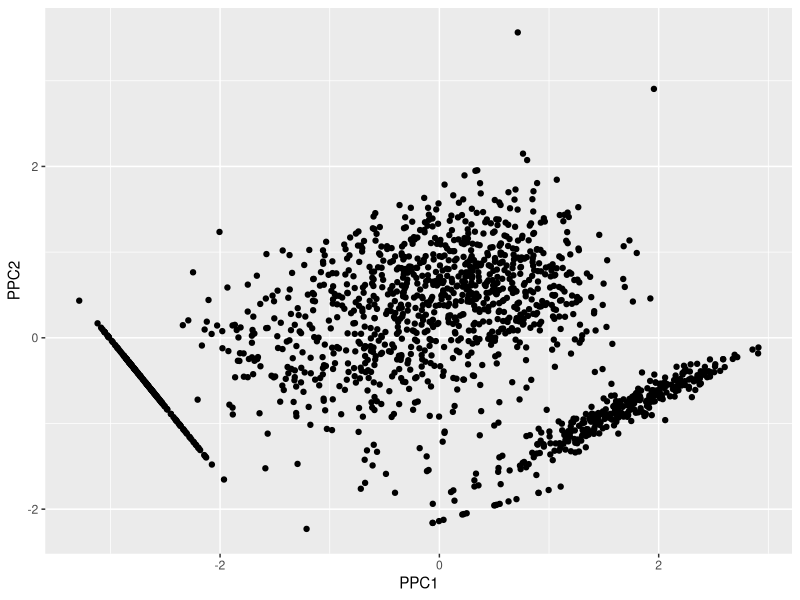
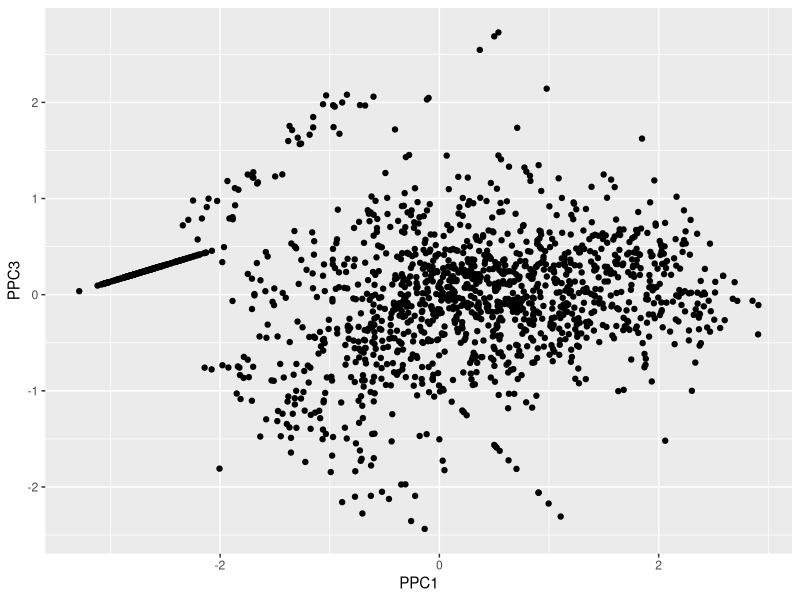
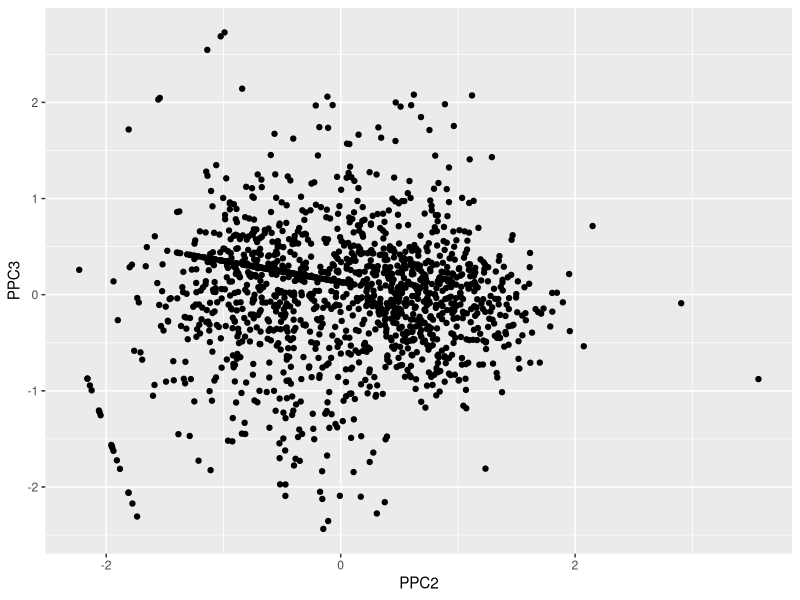
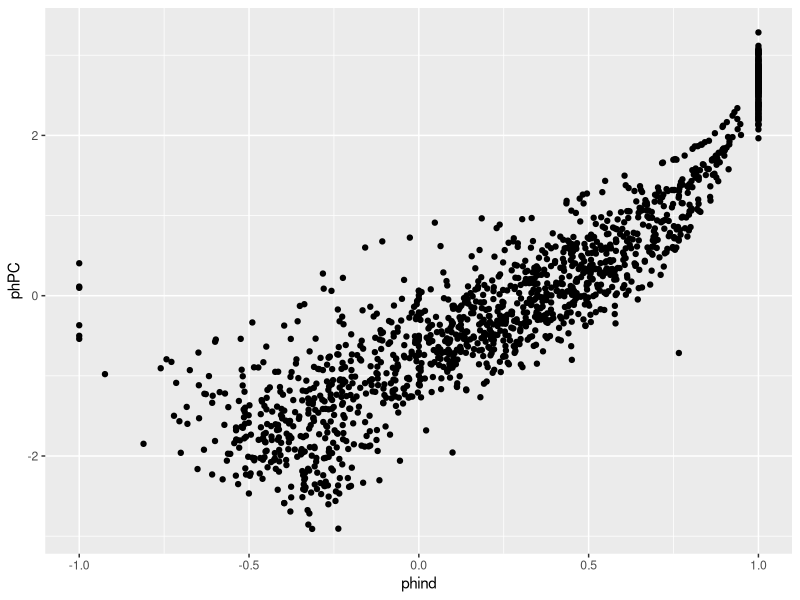
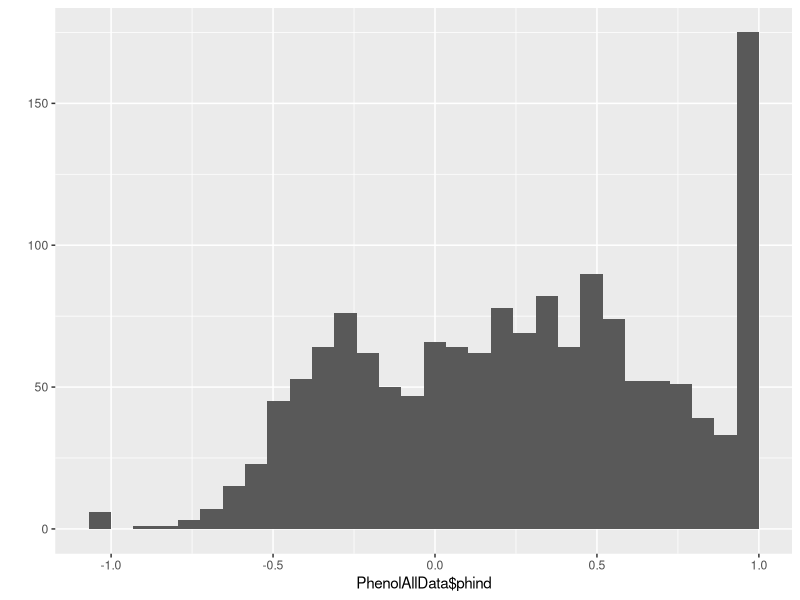
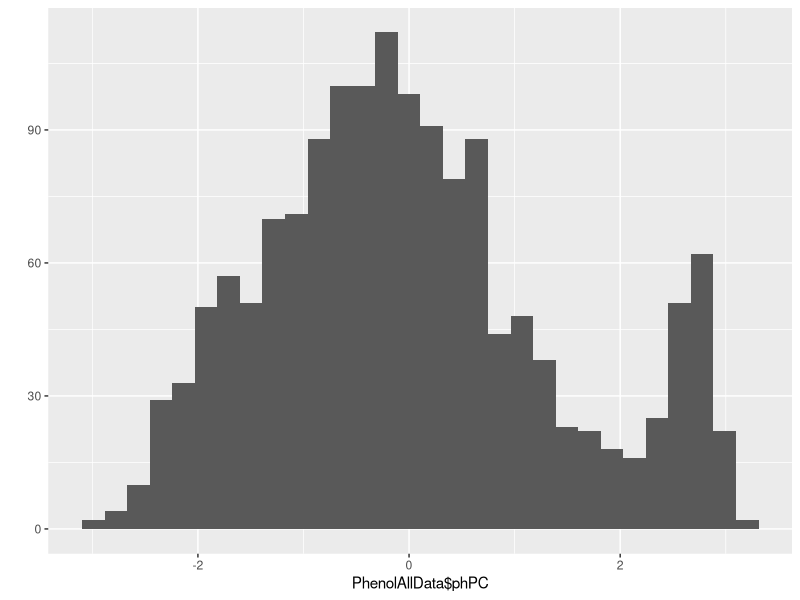
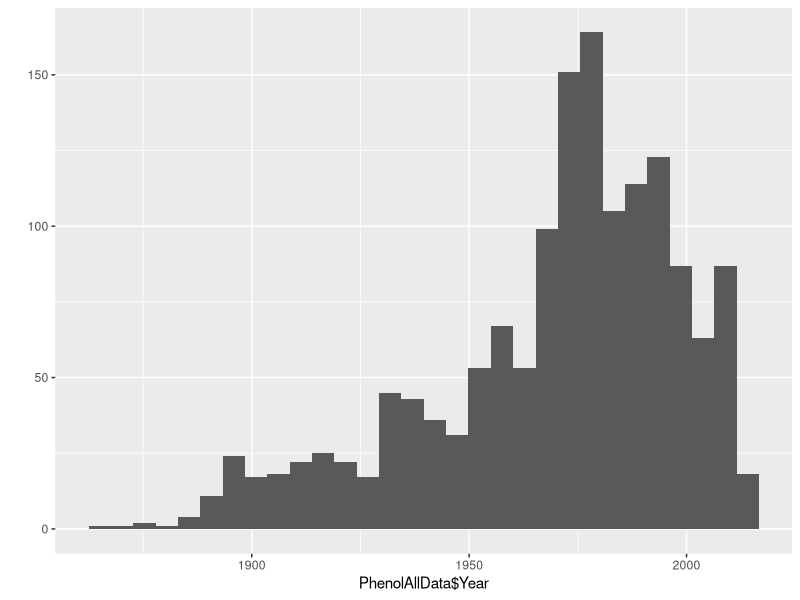
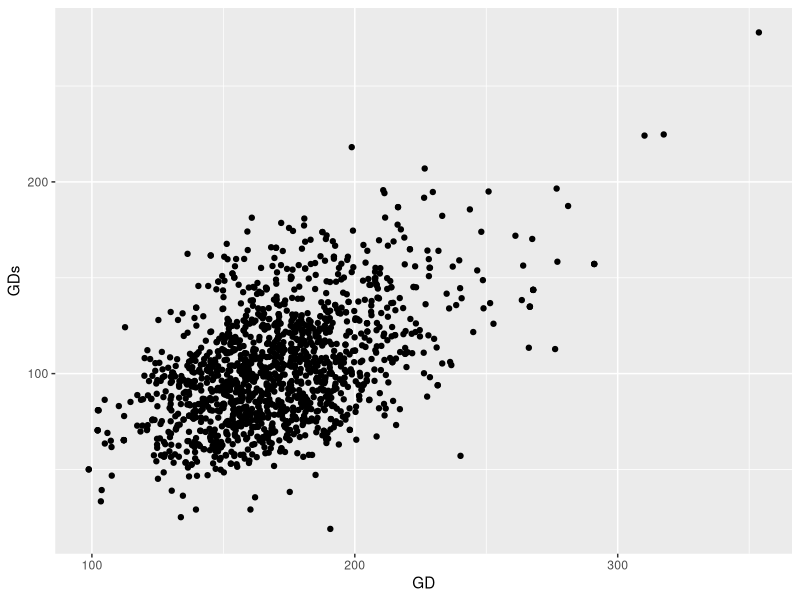

The R script that drew these images, in order:
### NOTE: MUST INSPECT PCA to determine which axis best captures phenology
### For Leila's (smaller) dataset it was PPC1
### For Yihan's (larger) dataset it is now PPC2
### If dataset changes, the PC loadings should be checked and code adjusted accordingly
### See ~line 60

## Libraries
library(ggplot2)
library(dplyr)
### Measurement data
data <-read.csv("CompleteData.csv", header=T)
str(data)
names(data)
summary(data)##check if there are NAs for yday and Year or the measurements.

## convert data frame factors to character

data %>% mutate_if(is.factor, as.character) -> data
#data$Pop_Code<-as.character(data$Pop_Code)

## exclude 'populations' (i.e. sample locations) that are missing climate data
data<-subset(data,!(is.na(data["numStns"])))
# calculate actual lengths in cm
# length of flower portion of inflorescence (converting pixels to cm)
data$flower.cm<-data$actual/data$standard*data$flower.inf.length
# length of bud portion of inflorescence
data$bud.cm<-data$actual/data$standard*data$bud.inf.Length
# length of fruit portion of inflorescence
data$fruit.cm<-data$actual/data$standard*data$fruit.inf.Length
# length of aborted flower portion of inflorescence 
data$a.flower.cm<-data$actual/data$standard*data$aborted.inf.length
# length of inflorescence
data$infl.cm<-data$flower.cm+data$bud.cm+data$fruit.cm+data$a.flower.cm

# Calculate a phenology index based on proportion of buds, flowers and fruits:

## fruit has a value of +1
## flower has a value of 0
## bud has a value of -1
## (fruit*(+1) + flower*0 + bud*(-1))/(fruit+flower+bud)
## aborted flowers treated as fruits (earliest)
data$phind<-(data$fruit.cm+data$a.flower.cm-data$bud.cm)/data$infl.cm

## Alternatively, use PCA
## principal components analysis of inflorescence structure
PhenolPC<-princomp(~log(bud.cm+1)+log(flower.cm+1)+log(fruit.cm+a.flower.cm+1), data=data, cor=TRUE)
summary(PhenolPC)
loadings(PhenolPC) # See which PC captures phenology
## double-check that a PC-score exists for each individual in data
nrow(data)
nrow(PhenolPC$scores)
## replace AllData.csv with working dataset (i.e. excludes sites with missing climate data)
write.csv(data, "PCA.csv", row.names=F)

## Take PC scores and name
PhenolPCScores<-data.frame(PhenolPC$scores)
names(PhenolPCScores)<-c("PPC1","PPC2","PPC3")

## Examine PCA plots
qplot(PPC1,PPC2,data=PhenolPCScores)
qplot(PPC1,PPC3,data=PhenolPCScores)
qplot(PPC2,PPC3,data=PhenolPCScores)

## merge PC scores back to data
PhenolAllData<-cbind(data,PhenolPCScores)

##### IMPORTANT!!! MUST CHECK EACH TIME DATA SET CHANGES
### Replace with PPC that best captures phenological stage
phPC<-1
PhenolAllData$phPC<-PhenolAllData[,grep(paste0("PPC",phPC),names(PhenolAllData))]

## if PPC is negative, then multiply by -1 so that larger values are later phenologies (i.e. more fruits than buds)
loads<-loadings(PhenolPC)[,phPC]
if(loadings(PhenolPC)[grep("fruit",names(loads)),phPC]<0){
  PhenolAllData$phPC<-(PhenolAllData$phPC*-1)
}

## Compare PCA to phenology index
qplot(phind,phPC,data=PhenolAllData)
cor(PhenolAllData$phind,PhenolAllData$phPC)
qplot(PhenolAllData$phind)
qplot(PhenolAllData$phPC)
## phPC is more normally distributed, but phind captures min/max phenol stage (-1 to +1)
## But if phPC (above) is calculated from non-(log)transformed measurements, then correlation is very tight
## NOTE few points with phind == -1 and phPC ~0. This seems to be due to lack of flowers creating an upward bias in phPC
## Therefore, phind seems to be the biologically more relevant parameter

## Separate data into east vs. west
PhenolAllData$Region <-NULL
PhenolAllData$Region[PhenolAllData$Longitude > -76]<-"EastCoast"
PhenolAllData$Region[PhenolAllData$Longitude <= -76 & PhenolAllData$Longitude > -95]<-"MidWest"
PhenolAllData$Region[PhenolAllData$Longitude <= -95 & PhenolAllData$Longitude > -122]<-"West"
PhenolAllData$Region[PhenolAllData$Longitude <= -122]<-"WestCoast"
PhenolAllData$Region<-as.factor(PhenolAllData$Region)

## Separate by date
qplot(PhenolAllData$Year)
PhenolAllData$Era <-NULL
PhenolAllData$Era[PhenolAllData$Year < 1960]<-"Early"
#PhenolAllData$Era[PhenolAllData$Year >= 1920 & PhenolAllData$Year < 1960]<-"Middle"
PhenolAllData$Era[PhenolAllData$Year >= 1960]<-"Recent"
PhenolAllData$Era<-as.factor(PhenolAllData$Era)


#### NOTE: Most of the code below be moved to an R markdown file for publication

## Compare total growing season (GD & GDD) vs. growing season to date of sampling (GDs & GDDs)
qplot(GD,GDs,data=PhenolAllData)
cor(PhenolAllData$GD,PhenolAllData$GDs)
qplot(GDD,GDDs,data=PhenolAllData)
cor(PhenolAllData$GDD,PhenolAllData$GDDs)

## Weaker correlation across GD and GDD; 
## Use GDDs in model and GDD
qplot(GDDs,GD,data=PhenolAllData)
cor(PhenolAllData$GD,PhenolAllData$GDDs)
qplot(GDD,GDs,data=PhenolAllData)
cor(PhenolAllData$GDD,PhenolAllData$GDs)

## Some significant colinearity; which is a better predictor of phenology?
summary(lm(phPC~GD,data=PhenolAllData)) # Total growing season (GD) is a good predictor
summary(lm(phPC~GDs,data=PhenolAllData)) # Growing days until sampling (GDs) is a good predictor, as expected
summary(lm(phPC~GDs*GD,data=PhenolAllData)) # GD becomes non-significant after controlling for GDs; interaction may suggest non-linear relationship

## Similar results for phind
summary(lm(phind~GD,data=PhenolAllData)) 
summary(lm(phind~GDs,data=PhenolAllData)) 
summary(lm(phind~GDs*GD,data=PhenolAllData)) 

##Yihan: 
##GD is significant
##GDs is significant
##GDs and GDs:GD is significant, GD becomes non-significant




## Similar result for growing degree days
summary(lm(phPC~GDD,data=PhenolAllData)) # Total growing degree days (GDD) not a good predictor
summary(lm(phPC~GDDs,data=PhenolAllData)) # GDD until sampling (GDDs) is a good predictor, as expected
summary(lm(phPC~GDDs*GDD,data=PhenolAllData)) # GDD becomes significant after controlling for GDDs

##Yihan: phPC~GDDs*GDD, GDD is not significant

summary(lm(phind~GDD,data=PhenolAllData)) # Total growing degree days (GDD) not a good predictor
summary(lm(phind~GDDs,data=PhenolAllData)) # GDD until sampling (GDDs) is a good predictor, as expected
summary(lm(phind~GDDs*GDD,data=PhenolAllData)) # GDD becomes significant after controlling for GDDs



## Adjust phenology for local climate and sampling date
## NOTE: GDs is the number of days from start of growing season to collection date
## GDDs is the number of growing-degrees from start of season to collection date
qplot(GDDs,phind,data=PhenolAllData)
PhenolAllData$fti <- (PhenolAllData$phind) + (PhenolAllData$GDDs-mean(PhenolAllData$GDDs,na.rm=TRUE))/sd(PhenolAllData$GDDs,na.rm=TRUE)

## Look at clines by region
ggplot(PhenolAllData, aes(x=Latitude, y=fti, color=Region)) + facet_grid(Region~.) +
  geom_point(alpha=0.2)+geom_smooth(method="lm")
summary(lm(fti~Latitude*Region, data=PhenolAllData))

## Cool clines with latitude, steeper in east than west, but what about GD:
ggplot(PhenolAllData, aes(x=Latitude, y=GD, color=Region)) + facet_grid(Region~.) +
  geom_point(alpha=0.2)+geom_smooth(method="lm") # Also steeper in east than west
summary(lm(Latitude~GD*Region, data=PhenolAllData))

## What about fti vs. GD?
ggplot(PhenolAllData, aes(x=GD, y=fti, color=Region)) + facet_grid(Region~.) +
  geom_point(alpha=0.2)+geom_smooth(method="lm")
summary(lm(fti~GD*Region, data=PhenolAllData))

## Clines by era/year
summary(lm(fti~GD*Region*Year, data=PhenolAllData))
ggplot(PhenolAllData, aes(x=GD, y=fti, color=Region)) + facet_grid(Region~Era) +
  geom_point(alpha=0.2)+geom_smooth(method="lm")

mod1<-lm(fti~GD+Era, data=PhenolAllData[PhenolAllData$Region=="EastCoast",])
mod2<-lm(fti~GD*Era, data=PhenolAllData[PhenolAllData$Region=="EastCoast",])
anova(mod1,mod2)
summary(mod2)

mod3<-lm(fti~GD+Era, data=PhenolAllData[PhenolAllData$Region=="MidWest",])
mod4<-lm(fti~GD*Era, data=PhenolAllData[PhenolAllData$Region=="MidWest",])
anova(mod3,mod4)
summary(mod3)



## Bin into lat x long squares to calculate mean and S.E. for better cline estimate 
## i.e., generate geographic 'populations' from point samples

binx<-0.5 ## long bin size in degrees
biny<-0.5 ## lat bin size in degrees

## Define long x lat
longs<-seq(min(PhenolAllData$Longitude,na.rm=T)+binx,max(PhenolAllData$Longitude,na.rm=T)-binx,by=binx)
lats<-seq(min(PhenolAllData$Latitude,na.rm=T)+biny,max(PhenolAllData$Latitude,na.rm=T)-biny,by=biny)

## Make into matrix
bindat<-data.frame(Long=rep(longs,length(lats)),Lat=sort(rep(lats,length(longs))),fti=NA,GD=NA)
## Make sure it looks right
qplot(bindat$Long,bindat$Lat)

for (i in 1:nrow(bindat)){
  bindat$fti[i]<-mean(PhenolAllData$fti[PhenolAllData$Longitude >= bindat$Long[i]-binx & PhenolAllData$Longitude < bindat$Long[i]+binx &
                                          PhenolAllData$Latitude >= bindat$Lat[i]-biny & PhenolAllData$Latitude < bindat$Lat[i]+biny],na.rm=T)
  bindat$GD[i]<-mean(PhenolAllData$GD[PhenolAllData$Longitude >= bindat$Long[i]-binx & PhenolAllData$Longitude < bindat$Long[i]+binx &
                                        PhenolAllData$Latitude >= bindat$Lat[i]-biny & PhenolAllData$Latitude < bindat$Lat[i]+biny],na.rm=T)
}
qplot(GD,fti,data=bindat,alpha=I(0.2))+geom_smooth(method="lm")
##Yihan: include warning message about missing values, some bins do not have any specimens in them

bindat$Region <-NULL
bindat$Region[bindat$Long > -80]<-"EastCost"
bindat$Region[bindat$Long <= -80 & bindat$Long > -95]<-"MidWest"
bindat$Region[bindat$Long <= -95 & bindat$Long > -122]<-"West"
bindat$Region[bindat$Long <= -122]<-"WestCoast"
bindat$Region<-as.factor(bindat$Region)

## Look at clines by region
ggplot(bindat, aes(x=GD, y=fti,colour=Region)) + facet_grid(Region~.)+
  geom_point(alpha=0.2)+geom_smooth(method="lm") 
summary(lm(fti~GD*Region, data=bindat))

qplot(GD,fti,data=PhenolAllData,alpha=I(0.2))+geom_smooth(method="lm")

#### TO DO:
## Validation: Comparing cline in fti from herbarium records vs. cline in weighted ft from Jessica's study and ft in greenhouse and field from Rob's study
## Temporal analysis for plastic vs. evolutionary response
## Explore effects of growing season variables (e.g. variance, skew, etc.)






